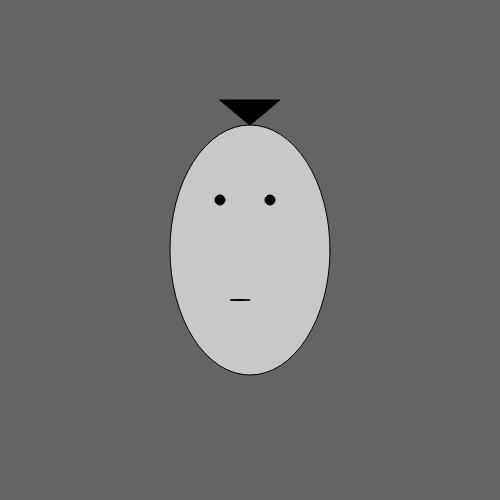
Frame 1 (no input)
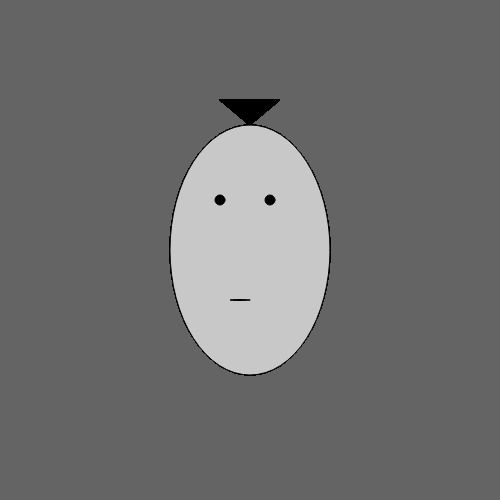
Frame 60 (no input)
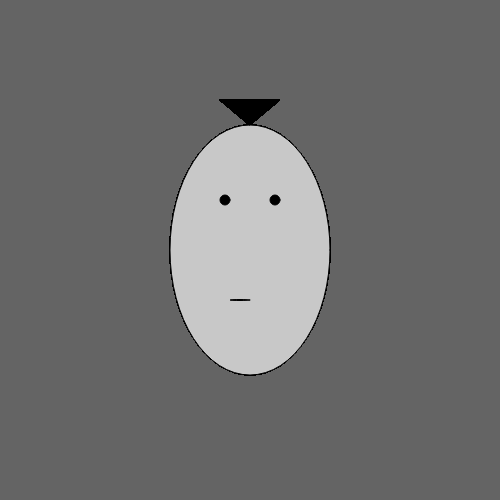
Frame 120 (the mouse pressed at the canvas centre since frame 60)

The p5.js sketch that drew these frames (run headless with seeded random() and noise() and a simulated clock; from frame 60 on, the mouse is pressed at the canvas centre):

// p5.js sketch
// ── sketch.js
 

function setup() {
  createCanvas(500, 500);
 
  background(100); 
}

function draw() {
 
  fill(200);
  ellipse(250,250,160, 250)
  fill(0);
  triangle(250,125,280,100,220,100) 
  
  var lefteye = map(mouseX, 0, 500,220,230)

  circle(lefteye,200,10,10)
  circle(lefteye+50,200,10,10)
  ellipse(240,300,20,1)
 
}
 
